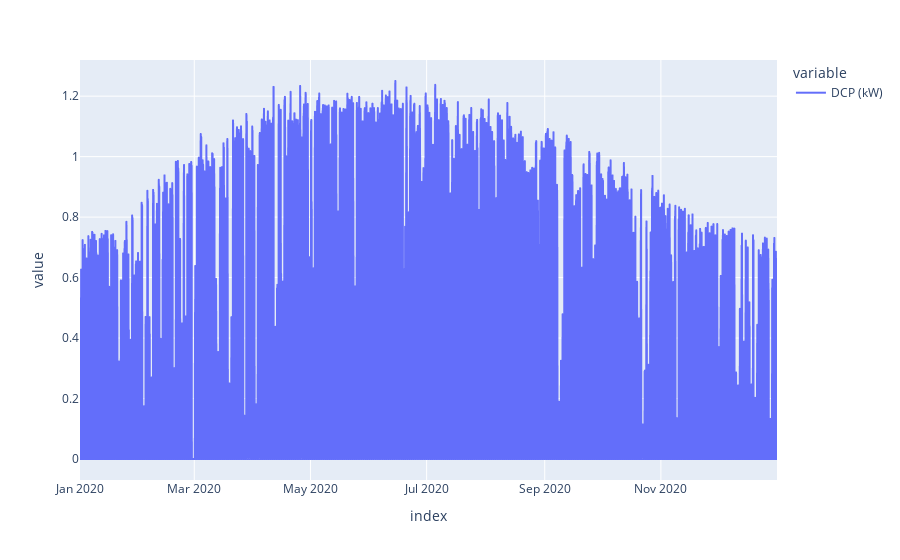

The notebook cell this image was saved under:
### Markdown cell above
We can also explore with plotly any of the columns

### Code cell
px.line(df['DCP (kW)'])

### Figure 1 — Plotly figure (JSON) as saved in the notebook; plotly's stock layout.template omitted (floating-point values rounded to 4 significant figures; data arrays with more than 128 entries replaced by an {"elided": "..."} marker saying what was removed)
{"data": [{"hovertemplate": "variable=DCP (kW)<br>index=%{x}<br>value=%{y}<extra></extra>", "legendgroup": "DCP (kW)", "line": {"color": "#636efa", "dash": "solid"}, "marker": {"symbol": "circle"}, "mode": "lines", "name": "DCP (kW)", "showlegend": true, "type": "scattergl", "x": {"elided": "8760 str values"}, "xaxis": "x", "y": {"elided": "8760 float values"}, "yaxis": "y"}], "layout": {"legend": {"title": {"text": "variable"}, "tracegroupgap": 0}, "margin": {"t": 60}, "xaxis": {"anchor": "y", "domain": [0, 1], "title": {"text": "index"}}, "yaxis": {"anchor": "x", "domain": [0, 1], "title": {"text": "value"}}}}
